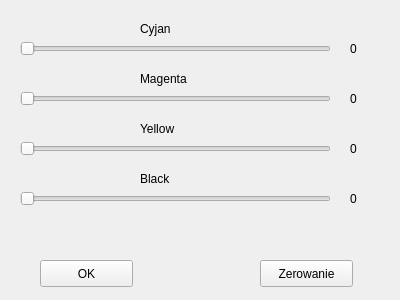
<?xml version="1.0" encoding="UTF-8"?>
<ui version="4.0">
 <class>rgb_na_cmyk</class>
 <widget class="QWidget" name="rgb_na_cmyk">
  <property name="geometry">
   <rect>
    <x>0</x>
    <y>0</y>
    <width>400</width>
    <height>300</height>
   </rect>
  </property>
  <property name="windowTitle">
   <string>Form</string>
  </property>
  <widget class="QSlider" name="horizontalSlider_c">
   <property name="geometry">
    <rect>
     <x>20</x>
     <y>40</y>
     <width>311</width>
     <height>18</height>
    </rect>
   </property>
   <property name="toolTip">
    <string>szarobłękitny lub sinoniebieski.</string>
   </property>
   <property name="orientation">
    <enum>Qt::Horizontal</enum>
   </property>
  </widget>
  <widget class="QSlider" name="horizontalSlider_m">
   <property name="geometry">
    <rect>
     <x>20</x>
     <y>90</y>
     <width>311</width>
     <height>18</height>
    </rect>
   </property>
   <property name="toolTip">
    <string>kolor uzyskany w wyniku połączenia czerwieni i niebieskiego.</string>
   </property>
   <property name="orientation">
    <enum>Qt::Horizontal</enum>
   </property>
  </widget>
  <widget class="QSlider" name="horizontalSlider_y">
   <property name="geometry">
    <rect>
     <x>20</x>
     <y>140</y>
     <width>311</width>
     <height>18</height>
    </rect>
   </property>
   <property name="toolTip">
    <string>kolor bardzo podobny do żółtego.</string>
   </property>
   <property name="orientation">
    <enum>Qt::Horizontal</enum>
   </property>
  </widget>
  <widget class="QPushButton" name="anuluj">
   <property name="geometry">
    <rect>
     <x>260</x>
     <y>260</y>
     <width>93</width>
     <height>27</height>
    </rect>
   </property>
   <property name="toolTip">
    <string>Wyzerowanie suwaków</string>
   </property>
   <property name="text">
    <string>Zerowanie</string>
   </property>
  </widget>
  <widget class="QPushButton" name="OK">
   <property name="geometry">
    <rect>
     <x>40</x>
     <y>260</y>
     <width>93</width>
     <height>27</height>
    </rect>
   </property>
   <property name="text">
    <string>OK</string>
   </property>
  </widget>
  <widget class="QLabel" name="label_c">
   <property name="geometry">
    <rect>
     <x>350</x>
     <y>40</y>
     <width>31</width>
     <height>17</height>
    </rect>
   </property>
   <property name="text">
    <string>0</string>
   </property>
  </widget>
  <widget class="QLabel" name="label_m">
   <property name="geometry">
    <rect>
     <x>350</x>
     <y>90</y>
     <width>31</width>
     <height>17</height>
    </rect>
   </property>
   <property name="text">
    <string>0</string>
   </property>
  </widget>
  <widget class="QLabel" name="label_y">
   <property name="geometry">
    <rect>
     <x>350</x>
     <y>140</y>
     <width>31</width>
     <height>17</height>
    </rect>
   </property>
   <property name="text">
    <string>0</string>
   </property>
  </widget>
  <widget class="QLabel" name="cyjan">
   <property name="geometry">
    <rect>
     <x>140</x>
     <y>20</y>
     <width>81</width>
     <height>17</height>
    </rect>
   </property>
   <property name="toolTip">
    <string>szarobłękitny lub sinoniebieski.</string>
   </property>
   <property name="text">
    <string>Cyjan</string>
   </property>
  </widget>
  <widget class="QLabel" name="magenta">
   <property name="geometry">
    <rect>
     <x>140</x>
     <y>70</y>
     <width>81</width>
     <height>17</height>
    </rect>
   </property>
   <property name="toolTip">
    <string>kolor uzyskany w wyniku połączenia czerwieni i niebieskiego.</string>
   </property>
   <property name="text">
    <string>Magenta</string>
   </property>
  </widget>
  <widget class="QLabel" name="yellow">
   <property name="geometry">
    <rect>
     <x>140</x>
     <y>120</y>
     <width>71</width>
     <height>17</height>
    </rect>
   </property>
   <property name="toolTip">
    <string>kolor bardzo podobny do żółtego.</string>
   </property>
   <property name="text">
    <string>Yellow</string>
   </property>
  </widget>
  <widget class="QSlider" name="horizontalSlider_k">
   <property name="geometry">
    <rect>
     <x>20</x>
     <y>190</y>
     <width>311</width>
     <height>18</height>
    </rect>
   </property>
   <property name="toolTip">
    <string>kolor czarny.</string>
   </property>
   <property name="orientation">
    <enum>Qt::Horizontal</enum>
   </property>
  </widget>
  <widget class="QLabel" name="black">
   <property name="geometry">
    <rect>
     <x>140</x>
     <y>170</y>
     <width>71</width>
     <height>17</height>
    </rect>
   </property>
   <property name="toolTip">
    <string>kolor czarny.</string>
   </property>
   <property name="text">
    <string>Black</string>
   </property>
  </widget>
  <widget class="QLabel" name="label_b">
   <property name="geometry">
    <rect>
     <x>350</x>
     <y>190</y>
     <width>31</width>
     <height>17</height>
    </rect>
   </property>
   <property name="text">
    <string>0</string>
   </property>
  </widget>
 </widget>
 <resources/>
 <connections/>
</ui>
